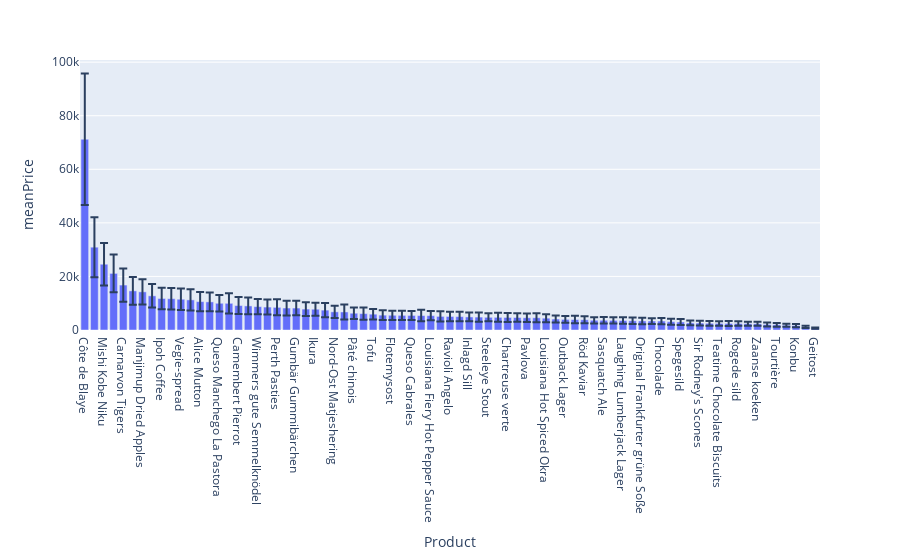

Notebook cell for this chart:
### Code cell
fig = px.bar(region_profit, y='meanPrice', error_y="stdPrice")
fig.show()

### Figure 1 — Plotly figure (JSON) as saved in the notebook; plotly's stock layout.template omitted (floating-point values rounded to 4 significant figures)
{"data": [{"alignmentgroup": "True", "error_y": {"array": [24540.0, 11220.0, 7952.0, 7044.0, 6229.0, 5201.0, 4725.0, 4382.0, 4050.0, 4040.0, 4031.0, 3923.0, 3592.0, 3484.0, 3116.0, 3774.0, 3203.0, 3095.0, 2880.0, 2795.0, 2980.0, 2750.0, 2686.0, 2584.0, 2450.0, 2693.0, 2269.0, 2805.0, 2158.0, 2278.0, 1974.0, 1820.0, 1727.0, 1720.0, 1683.0, 2150.0, 1707.0, 1877.0, 1790.0, 1780.0, 1635.0, 1732.0, 1508.0, 1667.0, 1678.0, 1627.0, 1564.0, 1687.0, 1509.0, 1300.0, 1238.0, 1420.0, 1321.0, 1171.0, 1247.0, 1199.0, 1237.0, 1203.0, 1190.0, 1075.0, 1173.0, 1124.0, 1122.0, 917.2, 901.8, 908.2, 840.0, 905.4, 834.5, 736.6, 774.0, 747.4, 678.2, 590.6, 571.1, 446.2, 225.5]}, "hovertemplate": "Product=%{x}<br>meanPrice=%{y}<extra></extra>", "legendgroup": "", "marker": {"color": "#636efa", "pattern": {"shape": ""}}, "name": "", "offsetgroup": "", "orientation": "v", "showlegend": false, "textposition": "auto", "type": "bar", "x": ["Côte de Blaye", "Thüringer Rostbratwurst", "Mishi Kobe Niku", "Sir Rodney's Marmalade", "Carnarvon Tigers", "Raclette Courdavault", "Manjimup Dried Apples", "Tarte au sucre", "Ipoh Coffee", "Rössle Sauerkraut", "Vegie-spread", "Schoggi Schokolade", "Alice Mutton", "Northwoods Cranberry Sauce", "Queso Manchego La Pastora", "Gnocchi di nonna Alice", "Camembert Pierrot", "Gudbrandsdalsost", "Wimmers gute Semmelknödel", "Mozzarella di Giovanni", "Perth Pasties", "Mascarpone Fabioli", "Gumbär Gummibärchen", "Uncle Bob's Organic Dried Pears", "Ikura", "Sirop d'érable", "Nord-Ost Matjeshering", "Gravad lax", "Pâté chinois", "Grandma's Boysenberry Spread", "Tofu", "Gustaf's Knäckebröd", "Flotemysost", "Chef Anton's Gumbo Mix", "Queso Cabrales", "Chef Anton's Cajun Seasoning", "Louisiana Fiery Hot Pepper Sauce", "Maxilaku", "Ravioli Angelo", "Gula Malacca", "Inlagd Sill", "Chang", "Steeleye Stout", "Boston Crab Meat", "Chartreuse verte", "Chai", "Pavlova", "Lakkalikööri", "Louisiana Hot Spiced Okra", "Valkoinen suklaa", "Outback Lager", "Genen Shouyu", "Röd Kaviar", "Singaporean Hokkien Fried Mee", "Sasquatch Ale", "NuNuCa Nuß-Nougat-Creme", "Laughing Lumberjack Lager", "Escargots de Bourgogne", "Original Frankfurter grüne Soße", "Scottish Longbreads", "Chocolade", "Gorgonzola Telino", "Spegesild", "Aniseed Syrup", "Sir Rodney's Scones", "Longlife Tofu", "Teatime Chocolate Biscuits", "Jack's New England Clam Chowder", "Rogede sild", "Tunnbröd", "Zaanse koeken", "Rhönbräu Klosterbier", "Tourtière", "Filo Mix", "Konbu", "Guaraná Fantástica", "Geitost"], "xaxis": "x", "y": [71230.0, 30920.0, 24560.0, 21140.0, 16780.0, 14610.0, 14250.0, 12750.0, 11770.0, 11690.0, 11490.0, 11250.0, 10600.0, 10490.0, 9980.0, 9966.0, 9132.0, 8999.0, 8730.0, 8559.0, 8457.0, 8202.0, 8193.0, 7810.0, 7756.0, 7425.0, 6785.0, 6744.0, 6261.0, 6121.0, 5905.0, 5549.0, 5499.0, 5464.0, 5439.0, 5388.0, 5366.0, 5080.0, 5060.0, 5004.0, 4881.0, 4820.0, 4739.0, 4728.0, 4684.0, 4671.0, 4569.0, 4569.0, 4415.0, 4091.0, 3961.0, 3900.0, 3823.0, 3635.0, 3633.0, 3599.0, 3549.0, 3435.0, 3379.0, 3348.0, 3345.0, 3102.0, 2984.0, 2649.0, 2595.0, 2496.0, 2456.0, 2429.0, 2405.0, 2361.0, 2329.0, 2038.0, 1933.0, 1761.0, 1628.0, 1169.0, 665.8], "yaxis": "y"}], "layout": {"barmode": "relative", "legend": {"tracegroupgap": 0}, "margin": {"t": 60}, "xaxis": {"anchor": "y", "domain": [0, 1], "title": {"text": "Product"}}, "yaxis": {"anchor": "x", "domain": [0, 1], "title": {"text": "meanPrice"}}}}
